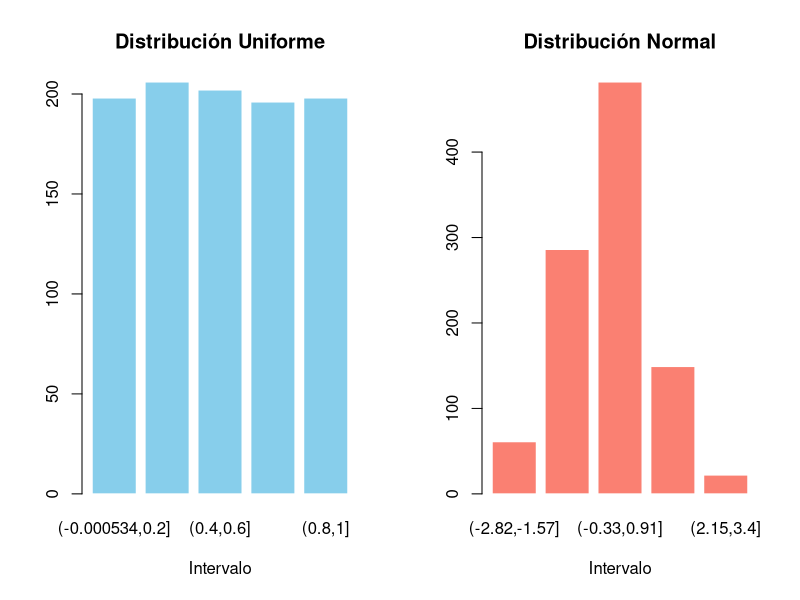
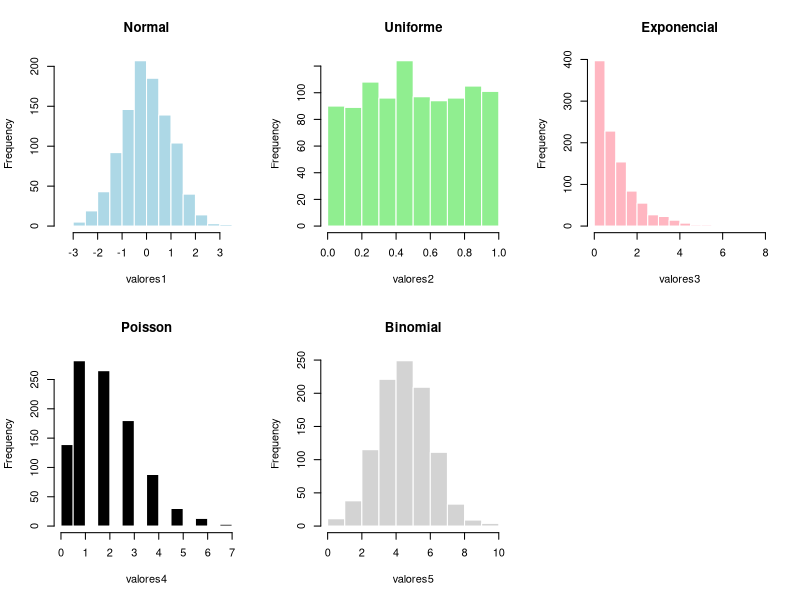

Recreate these plots in R, in order.
set.seed(123) # Para reproducibilidad

# Generar los datos
valores_uniforme <- runif(1000, min = 0, max = 1)
valores_normal <- rnorm(1000, mean = 0, sd = 1)

# Agrupar los datos en clases (intervalos) y crear tablas de frecuencia
tabla_uniforme <- table(cut(valores_uniforme, breaks = 5))
tabla_normal <- table(cut(valores_normal, breaks = 5))

# Mostrar las tablas
print(tabla_uniforme)
print(tabla_normal)

# Graficar los histogramas con las mismas clases
par(mfrow = c(1, 2)) # Dividir la ventana gráfica

barplot(tabla_uniforme, main = "Distribución Uniforme", xlab = "Intervalo", col = "skyblue", border = "white")
barplot(tabla_normal, main = "Distribución Normal", xlab = "Intervalo", col = "salmon", border = "white")

par(mfrow = c(1, 1)) # Restablecer la configuración


# Generar 5 variables aleatorias
valores1 <- rnorm(1000, mean = 0, sd = 1)
valores2 <- runif(1000, min = 0, max = 1)
valores3 <- rexp(1000, rate = 1)
valores4 <- rpois(1000, lambda = 2)
valores5 <- rbinom(1000, size = 10, prob = 0.5)

# Graficar los histogramas en una sola ventana
par(mfrow = c(2, 3)) # 2 filas, 3 columnas

hist(valores1, main = "Normal", col = "lightblue", border = "white")
hist(valores2, main = "Uniforme", col = "lightgreen", border = "white")
hist(valores3, main = "Exponencial", col = "lightpink", border = "white")
hist(valores4, main = "Poisson", col = "#000000", border = "white")
hist(valores5, main = "Binomial", col = "lightgray", border = "white")

par(mfrow = c(1, 1)) # Restablecer la configuración
